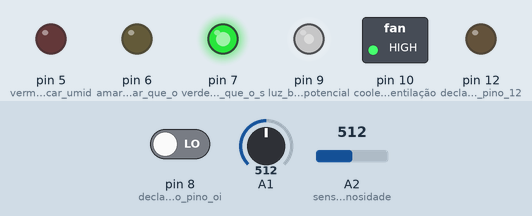
Bench run of a sketch on a simulated Arduino Uno, built with avr-gcc and run on an emulated ATmega328P. Shown: switched loads named in the sketch (green lamp = pin HIGH), output pins drawn as LEDs (lit = HIGH). The inputs (shaded band) are chosen by the test bench; at power-on: A2 (sensor_de_luminosidade) = 512, A1 = 512, pin 8 (declarando_que_no_pino_oi) LOW.

Above: at 1.2 s.
1.3 s: A2 (sensor_de_luminosidade) set to 716
At 1.9 s:
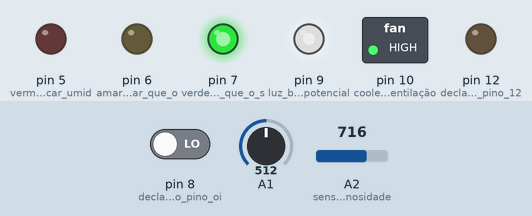
2.8 s: A1 set to 192
4.3 s: A1 set to 170
At 5.4 s:
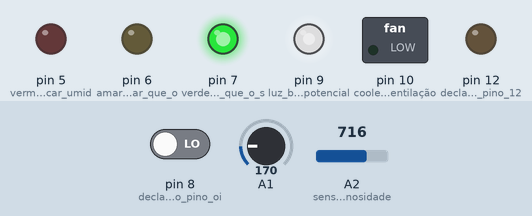
5.8 s: pin 8 (declarando_que_no_pino_oi) driven HIGH
At 6.6 s:
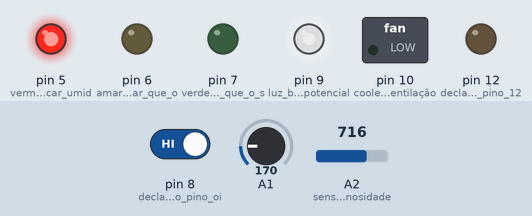
10.3 s: pin 8 (declarando_que_no_pino_oi) driven LOW
At 11.6 s:
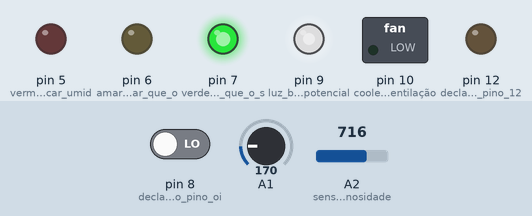
12.3 s: A2 (sensor_de_luminosidade) set to 900
At 12.7 s:
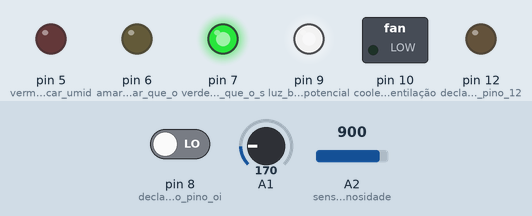
Timing chart, 0 to 14.8 s (numbered marks = the images above; inputs shaded):
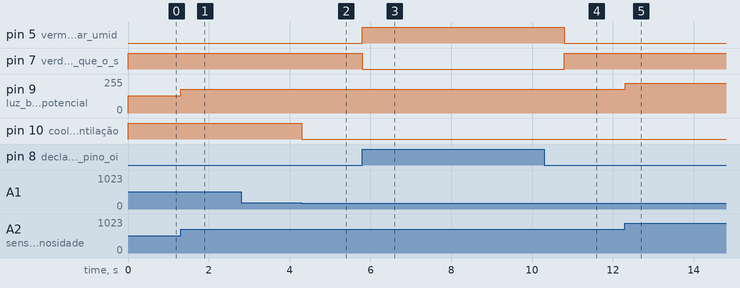

The sketch:

greenhouse.ino
```cpp
#include <DHT.h>
#include <DHT_U.h>

/*
   PROJETO INTEGRADOR: Smart Green
   CURSO: Grad. Engenharia Elétrica
   INSTITUIÇÃO: Universidade Regional Integrada do Alto Uruguai e das Missões - URI
   SKETCH: Irrigação Inteligente
   DATA: 13 maio 2021
*/
// biblioteca do sensor de temperatura e úmidade relativa do ar
#include <DHT.h>;

// declaração das variáveis como bool, pois o tipo bool pode armazenar dois valores: true (verdadeiro) or (ou) false (falso)
bool leiturasensor;
bool leituraanterior;

void setup() {
  // vamos declarar as entradas e saídas digitais e analógicas do nosso sistema

  // Sensor de úmidade do solo
  pinMode(8, INPUT); // declarando que no pino oito, será o sinal de entrada do nosso sensor de úmidade do solo

  // Atuador >> rele, motor, solenoide, válvula
  pinMode(12, OUTPUT); // declarando que no pino 12 será o sinal de saída do nosso atuador

  //LEDs indicadores
  pinMode(5, OUTPUT);  //vermelho vai indicar umidade do solo abaixo do recomendado
  pinMode(6, OUTPUT);  //amarelo vai indicar que o sistema esta operando
  pinMode(7, OUTPUT);  //verde vai indicar que o sistema esta com a umidade do solo dentro dos niveis estabelecidos

  #define dht_pin 5; // sensor de temperatura
  pinMode(10, OUTPUT); // cooler de ventilação
  pinMode(A2, INPUT); //sensor de luminosidade
  pinMode(9, OUTPUT); //luz branca para potencializar o cultivo
}

void loop() {

  leiturasensor = digitalRead(8); // Aqui o pino 8 fará a leitura constante do sensor de úmidade e registrará o sinal na variável "leiturasensor"
  analogWrite(9, constrain((analogRead(A2) / 4), 0, 255)); //através da função constrain sera feita a leitura do sensor de luminosidade e ligara a luz branca

  // aqui será feito a leitura do sensor de temperátura e acionamento do cooler
  if (-40 + 0.488155 * (analogRead(A1) - 20) >= 40) {
    digitalWrite(10, HIGH);
  } else {
    digitalWrite(10, LOW);
  }

  if (leiturasensor == HIGH) /* o comparador vai verificar se a variável "leiturasensor" vai receber o sinal ligado, assim:*/ {
     //No estado seco
     digitalWrite(5, HIGH);  // vai ligar o LED vermelho
     digitalWrite(7, LOW);   // e desligar o LED verde
  } else /* se não */ {
     //No estado úmido
     digitalWrite(5, LOW);   // vai desligar o LED vermelho
     digitalWrite(7, HIGH);  // e vai ligar o LED verde
  }

  //Ao entrar no estado seco
  if (leiturasensor && !leituraanterior) /* se, nesta comparação entre as váriáveis "leiturasensor" e "leituraanterior" for diferente */ {
     delay(5000); //passado cinco segundos, se o sistema ainda estiver no estado seco
     digitalWrite(5, LOW);   // vai desligar o LED vermelho
     digitalWrite(6, HIGH);  //e ligar o LED amarelo

     while (digitalRead(8)) /* enquanto o sensor de úmidade estiver com os niveis abaixo do ajustado*/  {
        digitalWrite(12, HIGH);   // o Atuador >> rele, motor, solenoide, válvula vai ser acionado
        delay(500); // passados 5 segundos
        digitalWrite(12, LOW);   // o Atuador >> rele, motor, solenoide, válvula será desligado

        delay(10000); // ele da um pulso para irrigar o solo novamente
     }
     digitalWrite(6, LOW);  // o LED amarelo vai se desligar
  }

  leituraanterior = leiturasensor; //
}
```

Measured:
- the behaviour switches between 184 and 183 on A1 (found by bisection; images 1 and 2)
- after the input at 1.3 s, pin 9 (luz_branca_para_potencial): 128/255 → 179/255 at once
- after the input at 2.8 s, every drawn part: stays the same
- after the input at 4.3 s, pin 10 (cooler_de_ventilação): HIGH → LOW at once
- after the input at 5.8 s, pin 5 (vermelho_vai_indicar_umid): LOW → HIGH at once; pin 7 (verde_vai_indicar_que_o_s): HIGH → LOW at once
- after the input at 10.3 s, pin 6 (amarelo_vai_indicar_que_o), pin 12 (declarando_que_no_pino_12): stays LOW (without the input it goes to HIGH after 0.50 s); pin 7 (verde_vai_indicar_que_o_s): LOW → HIGH after 0.50 s
- after the input at 12.3 s, pin 9 (luz_branca_para_potencial): 179/255 → 225/255 at once
